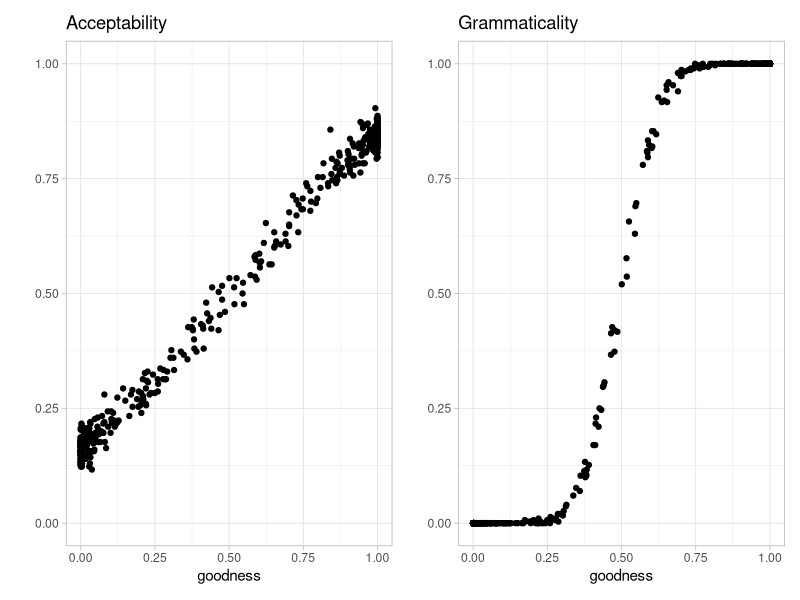
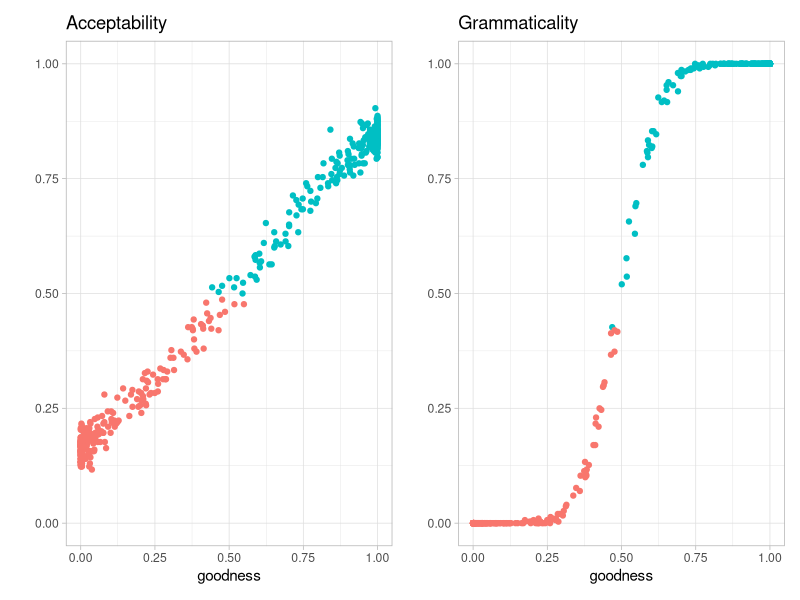
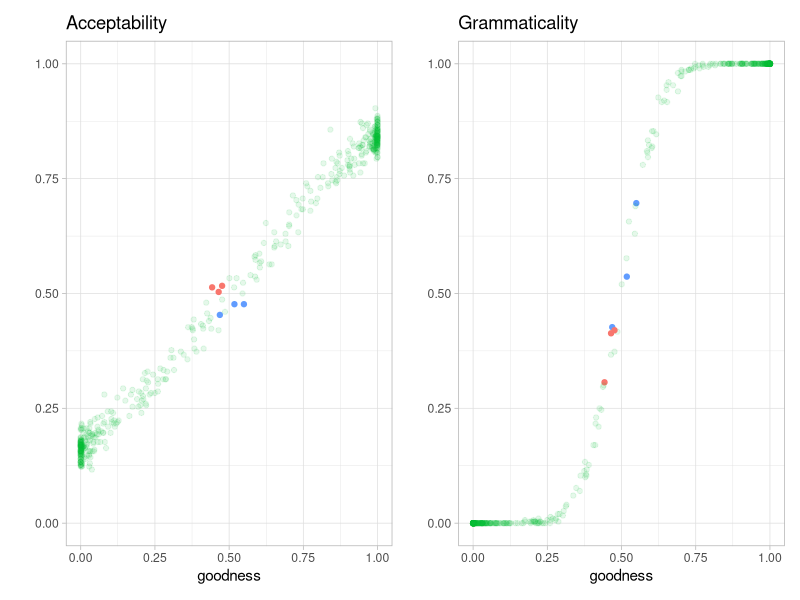
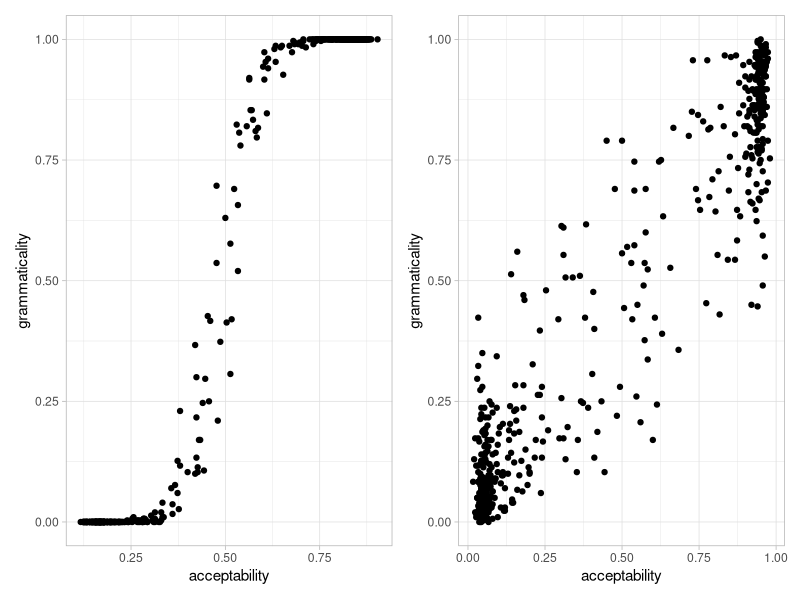

Write R code to recreate these figures, in order.
library(tidyverse)
library(patchwork)
theme_set(theme_light())

#rm(list=ls()) #I hear this is bad practice but I'm still addicted

set.seed(4)

##setup params

n_stim = 500
trials_per_stim = 300
get_goodness <- function(n_stim){
#    return(runif(n_stim,0,1))
    return(rbeta(n_stim,.2,.2))#More realistic? Argument doesn't depend strongly on this.
}

##single well-formedness dimension
stimset <- data.frame(stim_id=1:n_stim,goodness=get_goodness(n_stim))
one_d_stim.df <- data.frame();
for(i in 1:(trials_per_stim)){
    one_d_stim.df <- rbind(one_d_stim.df,stimset)
}

#changing endorsement/noise
one_d_stim.df$acceptability <- sapply(one_d_stim.df$goodness,function(x){rnorm(1,x,.5)>.5}) 
one_d_stim.df$grammaticality <- sapply(one_d_stim.df$goodness,function(x){rnorm(1,x,.1)>.5})


one_d_stim.df <- one_d_stim.df%>%
    group_by(stim_id)%>%
    summarize(acceptability=mean(acceptability),grammaticality=mean(grammaticality),goodness=mean(goodness)) #Open to analytic shortcuts, but it's easier/fully general to walk through a bunch of simulated decisions?

S_cartoon_1d <-
    ggplot(one_d_stim.df,aes(x=acceptability,y=grammaticality,color=rank(acceptability)>n_stim/2,shape=rank(grammaticality)>n_stim/2))+
    geom_point(size=3)+
    scale_color_discrete(name="rank(acceptability)",labels=c("unacceptable","acceptable"))+
    scale_shape_discrete(name="rank(grammatical)",labels=c("ungrammatical","grammatical"))+
    ggtitle("Endorsement proportion")+xlab("Is this acceptable?")+ylab("Is this grammatical?")
#ggsave(S_cartoon_1d,file="scartoon_1d.png",width=15)

##two-component well-formedness
stimset <- data.frame(stim_id=1:n_stim,goodness_x=get_goodness(n_stim))%>%mutate(goodness_y=goodness_x*.9+rnorm(n_stim,0,.15)) #the two types of goodness are correlated, but not super tightly.
two_d_stim.df <- data.frame();
for(i in 1:(trials_per_stim)){
    two_d_stim.df <- rbind(two_d_stim.df,stimset)
}

##acc and gram have simple threshold decsion rules, but independently respond to x and y flavor goodness.
two_d_stim.df$acceptability <- sapply(two_d_stim.df$goodness_x,function(x){rnorm(1,x,.3)>.5}) 
two_d_stim.df$grammaticality <- sapply(two_d_stim.df$goodness_y,function(x){rnorm(1,x,.3)>.5})

two_d_stim.df <- two_d_stim.df%>%
    group_by(stim_id)%>%
    summarize(acceptability=mean(acceptability),grammaticality=mean(grammaticality),goodness_x=mean(goodness_x),goodness_y=mean(goodness_y))

S_cartoon_2d <-
    ggplot(two_d_stim.df,aes(x=acceptability,y=grammaticality,color=rank(acceptability)>n_stim/2,shape=rank(grammaticality)>n_stim/2))+
    geom_point(size=3)+
    scale_color_discrete(name="rank(acceptability)",labels=c("unacceptable","acceptable"))+
    scale_shape_discrete(name="rank(grammatical)",labels=c("ungrammatical","grammatical"))+
    ggtitle("Endorsement proportion")+xlab("Is this acceptable?")+ylab("Is this grammatical?")

#ggsave(S_cartoon_2d,file="scartoon_2d.png",width=15)

#ggsave(S_cartoon_1d+ggtitle("1d state trace")+guides(color=FALSE,shape=FALSE)+S_cartoon_2d+ggtitle("2d state trace"),file="onevstwoD.png",width=15)

#ggplot(one_d_stim.df,aes(y=grammaticality,x=acceptability))+geom_point()

one_d_stim.df <- one_d_stim.df%>%mutate(
                                     top_acc = rank(acceptability)>n_stim/2,
                                     top_gram = rank(grammaticality)>n_stim/2,
                                     status = ifelse(top_acc==top_gram,"boring",ifelse(top_acc,"AnotG","GnotA"))
                                 )

mywidth=10
ggsave(
ggplot(one_d_stim.df,aes(x=goodness,y=acceptability))+geom_point()+ylim(c(0,1))+ylab("")+ggtitle("Acceptability")+
ggplot(one_d_stim.df,aes(x=goodness,y=grammaticality))+geom_point()+ylim(c(0,1))+ylab("")+ggtitle("Grammaticality"),
file="01_Acc_Gram.png",width=10)

ggsave(
ggplot(one_d_stim.df,aes(x=goodness,y=acceptability))+geom_point(aes(color=top_acc))+guides(color=FALSE)+
    ylim(c(0,1))+ylab("")+ggtitle("Acceptability")+
ggplot(one_d_stim.df,aes(x=goodness,y=grammaticality))+geom_point(aes(color=top_gram))+guides(color=FALSE)+ylim(c(0,1))+ylab("")+ggtitle("Grammaticality"),
file="02_AG_colbyrank.png",width=10)

ggsave(
(ggplot(one_d_stim.df,aes(x=goodness,y=acceptability))+geom_point(aes(color=status,alpha=(status!="boring")))+guides(color=FALSE,alpha=FALSE)+ggtitle("Acceptability")+ylim(c(0,1))+ylab("")+
 ggplot(one_d_stim.df,aes(x=goodness,y=grammaticality))+geom_point(aes(color=status,alpha=(status!="boring")))+guides(color=FALSE,alpha=FALSE)+ggtitle("Grammaticality")+ylim(c(0,1))+ylab("")),
file="03_highlight_dissoc.png",width=10)



ggsave(
ggplot(one_d_stim.df,aes(x=acceptability,y=grammaticality))+geom_point()+guides(color=FALSE)+ggplot(two_d_stim.df,aes(x=acceptability,y=grammaticality))+geom_point(),
file="04_statetrace1dvs2d.png",width=10)

#with(two_d_stim.df,cor(goodness_x,goodness_y)) #0.9204558
